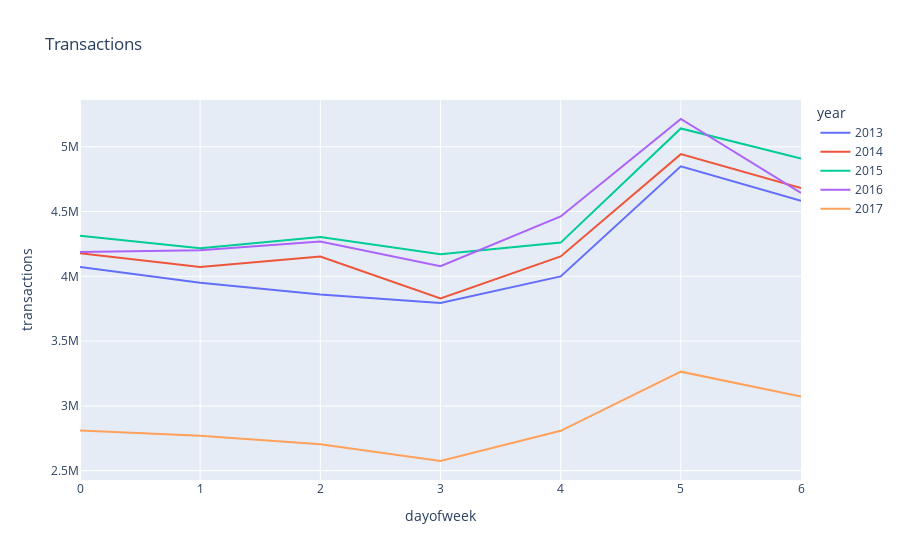

Here is the notebook cell this chart was saved with:
### Code cell
px.line(df_trans_copy, x="dayofweek", y="transactions" , color = "year", title = "Transactions")

### Figure 1 — Plotly figure (JSON) as saved in the notebook; plotly's stock layout.template omitted (floating-point values rounded to 4 significant figures)
{"data": [{"hovertemplate": "year=2013<br>dayofweek=%{x}<br>transactions=%{y}<extra></extra>", "legendgroup": "2013", "line": {"color": "#636efa", "dash": "solid"}, "marker": {"symbol": "circle"}, "mode": "lines", "name": "2013", "orientation": "v", "showlegend": true, "type": "scatter", "x": [0, 1, 2, 3, 4, 5, 6], "xaxis": "x", "y": [4072431, 3950674, 3859367, 3793580, 3998777, 4848912, 4583432], "yaxis": "y"}, {"hovertemplate": "year=2014<br>dayofweek=%{x}<br>transactions=%{y}<extra></extra>", "legendgroup": "2014", "line": {"color": "#EF553B", "dash": "solid"}, "marker": {"symbol": "circle"}, "mode": "lines", "name": "2014", "orientation": "v", "showlegend": true, "type": "scatter", "x": [0, 1, 2, 3, 4, 5, 6], "xaxis": "x", "y": [4177605, 4071977, 4152494, 3829258, 4152886, 4942578, 4680131], "yaxis": "y"}, {"hovertemplate": "year=2015<br>dayofweek=%{x}<br>transactions=%{y}<extra></extra>", "legendgroup": "2015", "line": {"color": "#00cc96", "dash": "solid"}, "marker": {"symbol": "circle"}, "mode": "lines", "name": "2015", "orientation": "v", "showlegend": true, "type": "scatter", "x": [0, 1, 2, 3, 4, 5, 6], "xaxis": "x", "y": [4312116, 4216703, 4304003, 4169871, 4259980, 5141297, 4908400], "yaxis": "y"}, {"hovertemplate": "year=2016<br>dayofweek=%{x}<br>transactions=%{y}<extra></extra>", "legendgroup": "2016", "line": {"color": "#ab63fa", "dash": "solid"}, "marker": {"symbol": "circle"}, "mode": "lines", "name": "2016", "orientation": "v", "showlegend": true, "type": "scatter", "x": [0, 1, 2, 3, 4, 5, 6], "xaxis": "x", "y": [4188122, 4201195, 4267765, 4077226, 4461435, 5213884, 4642710], "yaxis": "y"}, {"hovertemplate": "year=2017<br>dayofweek=%{x}<br>transactions=%{y}<extra></extra>", "legendgroup": "2017", "line": {"color": "#FFA15A", "dash": "solid"}, "marker": {"symbol": "circle"}, "mode": "lines", "name": "2017", "orientation": "v", "showlegend": true, "type": "scatter", "x": [0, 1, 2, 3, 4, 5, 6], "xaxis": "x", "y": [2809351, 2768748, 2704085, 2574593, 2807740, 3263959, 3071660], "yaxis": "y"}], "layout": {"autosize": true, "legend": {"title": {"text": "year"}, "tracegroupgap": 0}, "title": {"text": "Transactions"}, "xaxis": {"anchor": "y", "autorange": true, "domain": [0, 1], "range": [0, 6], "title": {"text": "dayofweek"}, "type": "linear"}, "yaxis": {"anchor": "x", "autorange": true, "domain": [0, 1], "range": [2428000.0, 5361000.0], "title": {"text": "transactions"}, "type": "linear"}}}
